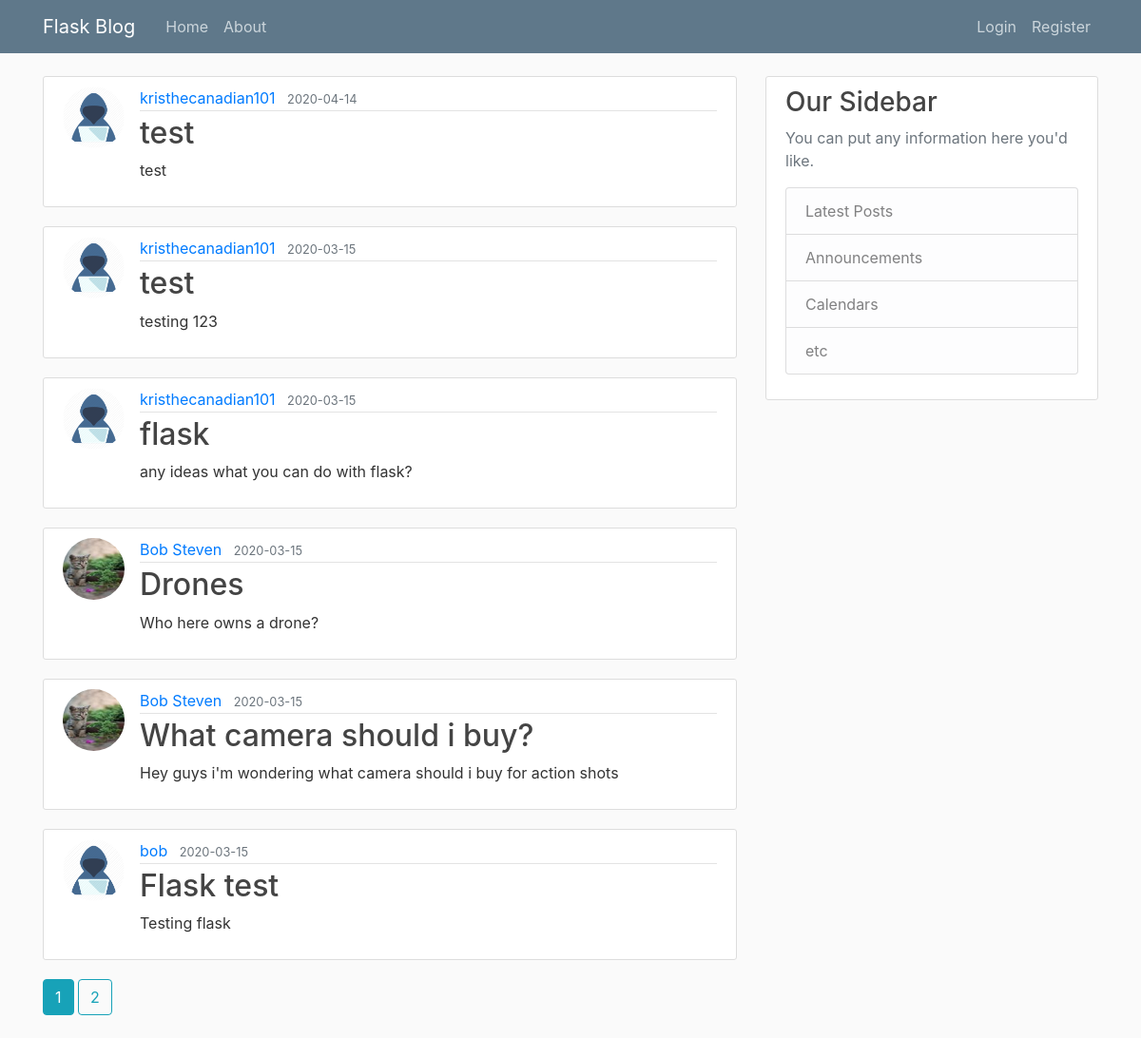
Page /home on the earlier database version.
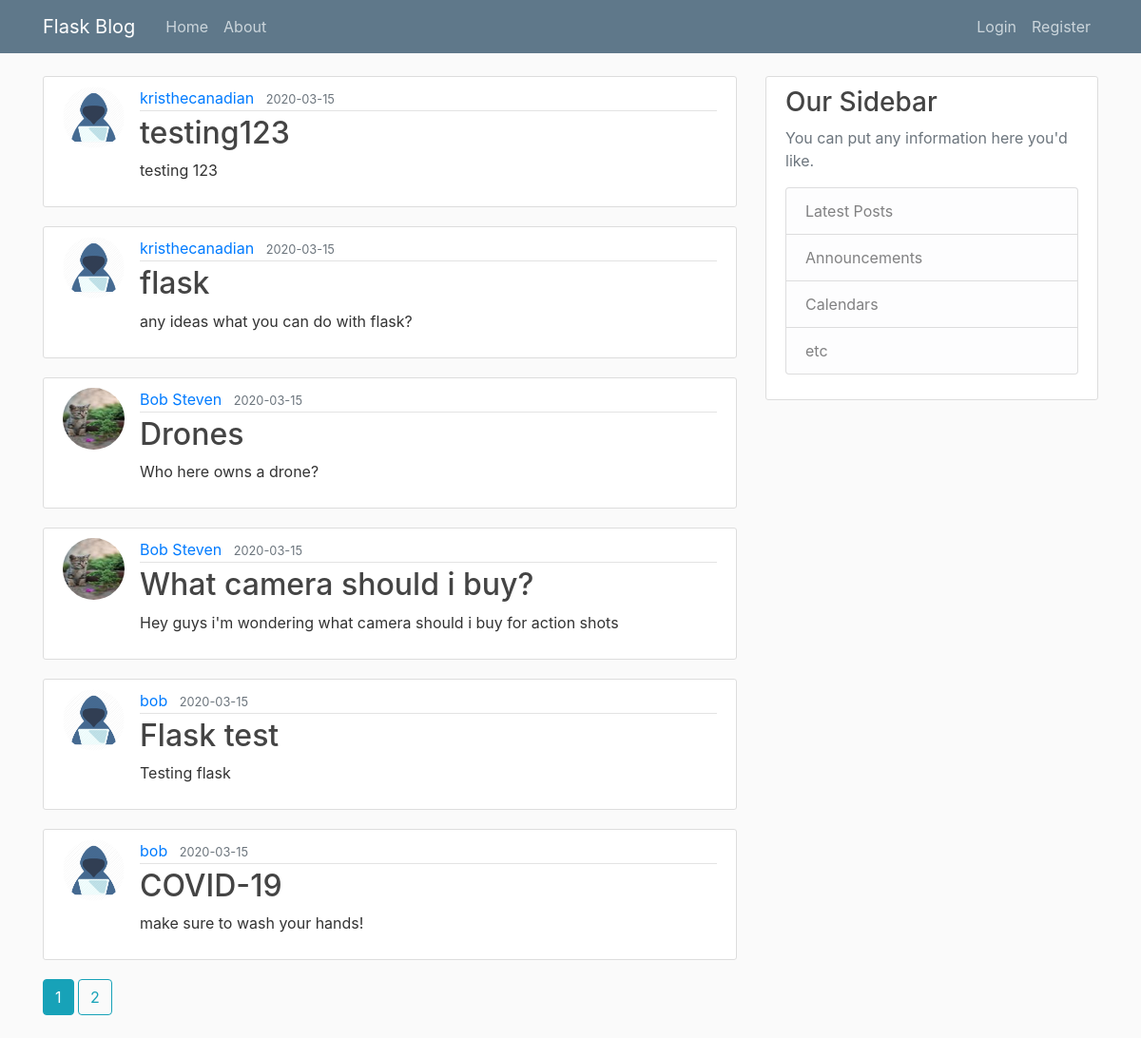
Same page on the later database version.
### app/models.py (models this page shows, shortened)
class Post(db.Model):
    id = db.Column(db.Integer, primary_key=True)
    title = db.Column(db.String(100), nullable=False)
    date_posted = db.Column(db.DateTime, nullable=False, default=datetime.utcnow)
    content = db.Column(db.Text, nullable=False)
    user_id = db.Column(db.Integer, db.ForeignKey('user.id'), nullable=False)

class User(db.Model, UserMixin):
    id = db.Column(db.Integer, primary_key=True)
    username = db.Column(db.String(20), unique=True, nullable=False)
    email = db.Column(db.String(120), unique=True, nullable=False)
    image_file = db.Column(db.String(20), nullable=False, default='userimage.png')
    password = db.Column(db.String(60), nullable=False)
    posts = db.relationship('Post', backref='author', lazy=True)

### app/main/routes.py (the view)
@main.route('/')
@main.route('/home')
def home():
    page = request.args.get('page', 1, type=int)
    posts = Post.query.order_by(Post.date_posted.desc()).paginate(page=page, per_page=6)
    return render_template('home.html', posts=posts)

### app/templates/home.html (shortened to what this page needs)
{% extends 'base.html' %}
{% block content %}
    {% for post in posts.items %}
        <article class="media content-section">
            <img class="rounded-circle article-img"
                 src="{{ url_for('static', filename='profile_pics/' + post.author.image_file) }}" alt="profile picture">
            <div class="media-body">
                <div class="article-metadata">
                    <a class="mr-2" href="{{ url_for('users.user_posts', username=post.author.username) }}">{{ post.author.username }}</a>
                    <small class="text-muted">{{ post.date_posted.strftime('%Y-%m-%d') }}</small>
                </div>
                <h2><a class="article-title" href="{{ url_for('posts.post', post_id=post.id) }}">{{ post.title }}</a></h2>
                <p class="article-content">{{ post.content }}</p>
            </div>
        </article>
    {% endfor %}
    {% for page_num in posts.iter_pages(left_edge=1, right_edge=1, left_current=1, right_current=2) %}
        {% if page_num %}
            {% if posts.page == page_num %}
                <a class="btn btn-info mb-4" href="{{ url_for('main.home', page=page_num) }}">{{ page_num }}</a>
            {% else %}
                <a class="btn btn-outline-info mb-4" href="{{ url_for('main.home', page=page_num) }}">{{ page_num }}</a>
            {% endif %}
        {% endif %}
    {% endfor %}
{% endblock %}

### app/templates/base.html (shortened to what this page needs)
<!DOCTYPE html>
<html lang="en">
<head>
    <link rel="stylesheet" href="https://stackpath.bootstrapcdn.com/bootstrap/4.4.1/css/bootstrap.min.css"
>
    <link rel="stylesheet" type="text/css" href="{{ url_for('static', filename='main.css') }}">
</head>
<body>
<header class="site-header">
    <nav class="navbar navbar-expand-md navbar-dark bg-steel fixed-top">
        <div class="container">
            <a class="navbar-brand mr-4" href="/">Flask Blog</a>
            <div class="collapse navbar-collapse" id="navbarToggle">
                <div class="navbar-nav mr-auto">
                    <a class="nav-item nav-link" href="{{ url_for('main.home') }}">Home</a>
                    <a class="nav-item nav-link" href="{{ url_for('main.about') }}">About</a>
                </div>
                <div class="navbar-nav">
                    {% if current_user.is_authenticated %}
                        <a class="nav-item nav-link" href="{{ url_for('posts.new_post') }}">New Post</a>
                        <a class="nav-item nav-link" href="{{ url_for('users.account') }}">Account</a>
                        <a class="nav-item nav-link" href="{{ url_for('users.logout') }}">Logout</a>
                    {% else %}
                        <a class="nav-item nav-link" href="{{ url_for('users.login') }}">Login</a>
                        <a class="nav-item nav-link" href="{{ url_for('users.register') }}">Register</a>
                    {% endif %}
                </div>
            </div>
        </div>
    </nav>
</header>
<main role="main" class="container">
    <div class="row">
        <div class="col-md-8">
            {% block content %}{% endblock %}
        </div>
        <div class="col-md-4">
            <div class="content-section">
                <h3>Our Sidebar</h3>
                <p class='text-muted'>You can put any information here you'd like.
                <ul class="list-group">
                    <li class="list-group-item list-group-item-light">Latest Posts</li>
                    <li class="list-group-item list-group-item-light">Announcements</li>
                    <li class="list-group-item list-group-item-light">Calendars</li>
                    <li class="list-group-item list-group-item-light">etc</li>
                </ul>
                </p>
            </div>
        </div>
    </div>
</main>
</body>
</html>

### app/static/main.css (style rules this page uses)
body { background: #fafafa; color: #333333; margin-top: 5rem; }
h1, h2, h3, h4, h5, h6 { color: #444444; }
.bg-steel { background-color: #5f788a; }
.site-header .navbar-nav .nav-link { color: #cbd5db; }
.content-section { background: #ffffff; padding: 10px 20px; border: 1px solid #dddddd; border-radius: 3px; margin-bottom: 20px; }
.article-title { color: #444444; }
.article-content { white-space: pre-line; }
.article-img { height: 65px; width: 65px; margin-right: 16px; }
.article-metadata { padding-bottom: 1px; margin-bottom: 4px; border-bottom: 1px solid #e3e3e3 }

Differences in the rows shown:
removed Post: image_file (picture), author.username "kristhecanadian101", date_posted "2020-04-14", title "test", content "test"
changed Post "testing 123": author.username "kristhecanadian101" → "kristhecanadian"; title "test" → "testing123"
changed through a linked row, Post "flask": author.username "kristhecanadian101" → "kristhecanadian"
now on this page (row unchanged): Post: image_file (picture), author.username "bob", date_posted "2020-03-15", title "COVID-19", content "make sure to wash your hands!"
